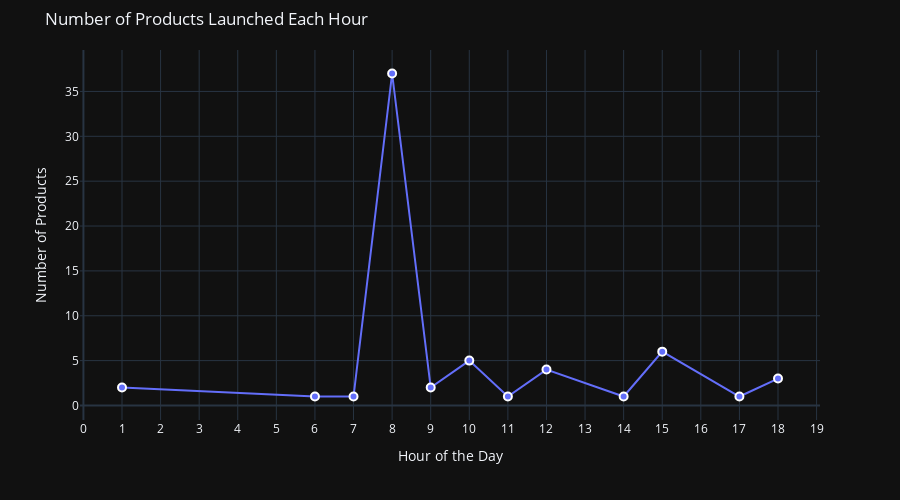

This figure's notebook cell:
### Markdown cell above
### Ploting the Hourly product launch rate for the most active day of the month

### Code cell
# Filter the DataFrame with a specific date (e.g., January 24, 2023)
most_active_Day_df = df[df['createdAt'].dt.date == pd.to_datetime(most_popular_day_formatted).date()]

# filtered_df.head()

# Count the number of products launched each hour of the day
hour_counts = most_active_Day_df['hours'].value_counts().sort_index()

# Create a line plot using Plotly
fig = go.Figure()

fig.add_trace(go.Scatter(x=hour_counts.index, y=hour_counts.values, mode='lines+markers', line_shape='linear'))

# Update the layout with a modern look
fig.update_layout(
    title='Number of Products Launched Each Hour',
    xaxis_title='Hour of the Day',
    yaxis_title='Number of Products',
    xaxis=dict(tickvals=list(range(24))),
    yaxis=dict(tickmode='array',  # Set the tick mode to 'array' for custom tick values
               tickvals=list(range(0, hour_counts.max() + 1, 5)),  # Show labels every 5 values
               ticktext=list(range(0, hour_counts.max() + 1, 5)),  # Use the same values for tick labels
               ),
    # width=800,            # Adjust the plot width to provide more space for labels
    height=500,           # Adjust the plot height to provide more space for labels
    margin=dict(t=50),    # Add margin at the top for the title
    template='plotly_dark'  # Use a dark theme for a modern look
)

# Update marker and line styles
fig.update_traces(marker=dict(size=8, line=dict(width=2, color='white')), line=dict(width=2))

# Show the plot
fig.show()

### Figure 1 — Plotly figure (JSON) as saved in the notebook; plotly's stock layout.template omitted (floating-point values rounded to 4 significant figures)
{"data": [{"line": {"shape": "linear", "width": 2}, "marker": {"line": {"color": "white", "width": 2}, "size": 8}, "mode": "lines+markers", "type": "scatter", "x": [1, 6, 7, 8, 9, 10, 11, 12, 14, 15, 17, 18], "y": [2, 1, 1, 37, 2, 5, 1, 4, 1, 6, 1, 3]}], "layout": {"height": 500, "margin": {"t": 50}, "title": {"text": "Number of Products Launched Each Hour"}, "xaxis": {"tickvals": [0, 1, 2, 3, 4, 5, 6, 7, 8, 9, 10, 11, 12, 13, 14, 15, 16, 17, 18, 19, 20, 21, 22, 23], "title": {"text": "Hour of the Day"}}, "yaxis": {"tickmode": "array", "ticktext": [0, 5, 10, 15, 20, 25, 30, 35], "tickvals": [0, 5, 10, 15, 20, 25, 30, 35], "title": {"text": "Number of Products"}}}}
